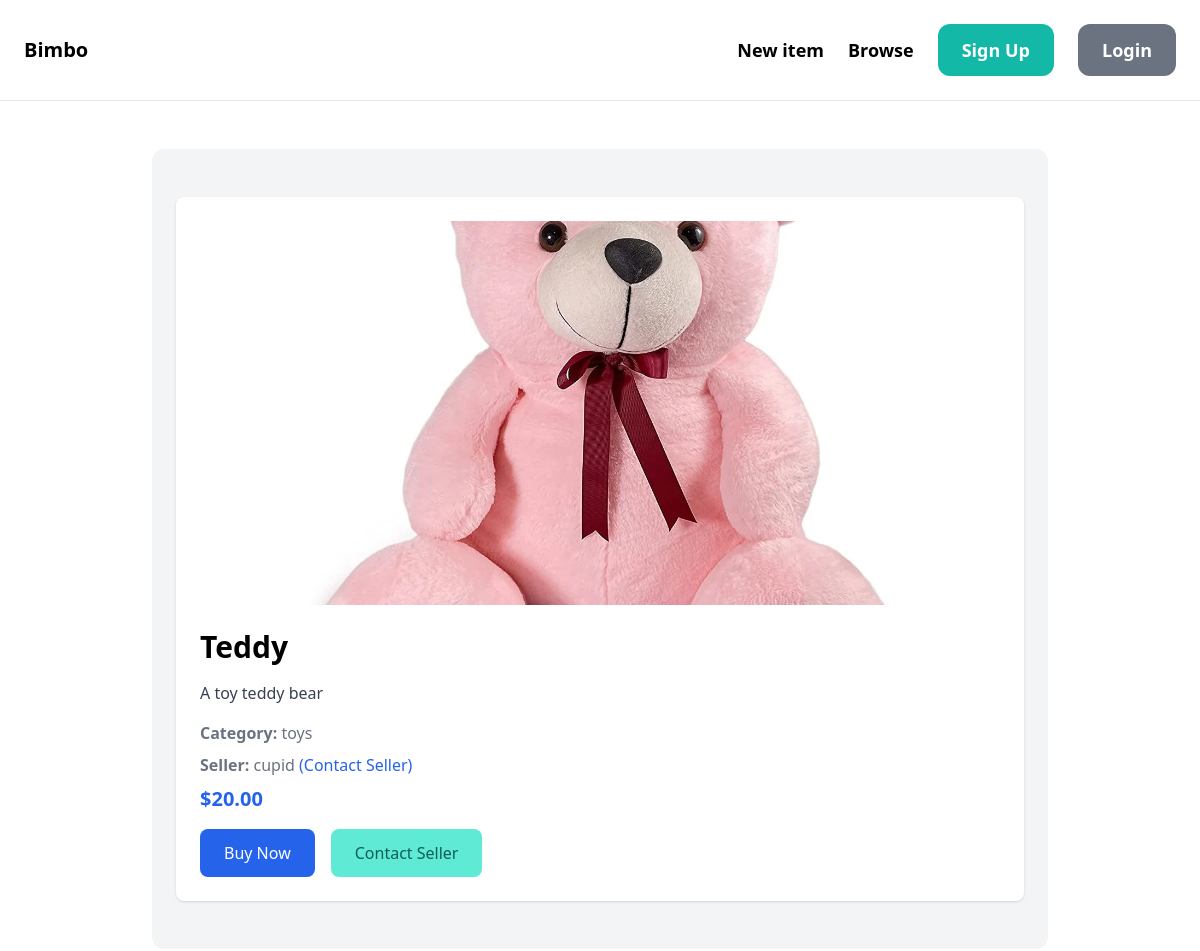
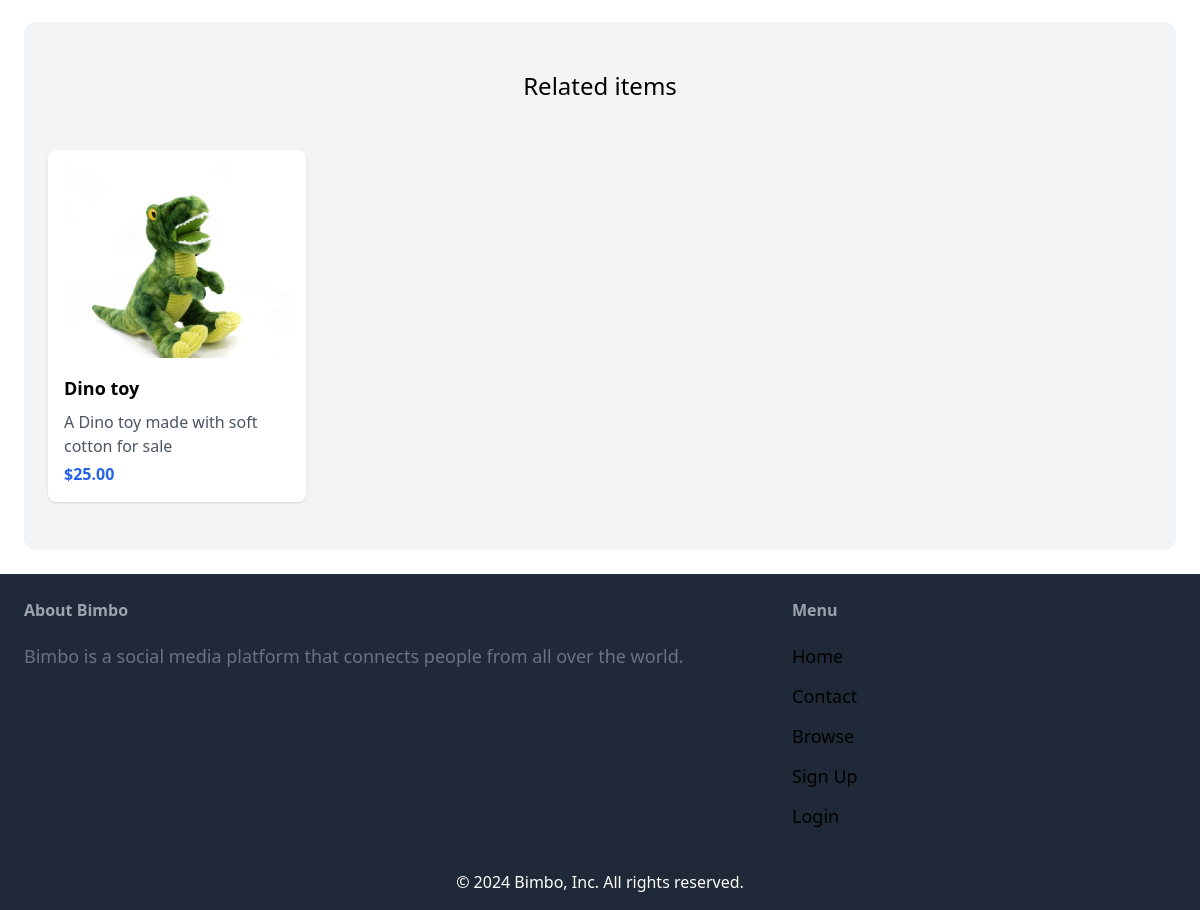
The page /item/item/11/ on the database its author committed (2 pictures, top to bottom).
### item/models.py (models this page shows, shortened)
class Item(models.Model):
    name = models.CharField(max_length=200)
    description = models.TextField(blank=True, null=True)
    price = models.DecimalField(max_digits=10, decimal_places=2)
    created_by = models.ForeignKey(User, related_name='items', on_delete=models.CASCADE, null=True, blank=True)
    created_at = models.DateTimeField(auto_now_add=True)
    is_available = models.BooleanField(default=True)
    category = models.ForeignKey(Category, on_delete=models.CASCADE, related_name='items', default=4)
    image = models.ImageField(upload_to='item_images', blank=True, null=True)

class Category(models.Model):
    name = models.CharField(max_length=100)
    class Meta:
        ordering = ['name']
        verbose_name_plural = "Categories"

### item/views.py (the view)
# urls.py: path('<int:pk>/', views.detail, name='detail'),
def detail(request, pk):
    item = get_object_or_404(Item, pk=pk)
    related_items = Item.objects.filter(category=item.category).exclude(pk=item.pk)[:4]
    return render(request, 'item/detail.html', {'item': item, 'related_items': related_items})

### item/templates/item/detail.html (shortened to what this page needs)
{% extends 'base.html' %}
{% block content %}
    <div class="mt-6 px-6 py-12 bg-gray-100 rounded-xl max-w-4xl mx-auto">
        <div class="bg-white p-6 rounded-lg shadow">
            <div class="mb-6">
                <img src="{{ item.image.url }}" alt="{{ item.name }}" class="w-full h-96 object-cover rounded-md">
            </div>
            <h2 class="text-3xl font-bold mb-4">{{ item.name }}</h2>
            <p class="text-gray-700 mb-4">{{ item.description }}</p>
            <p class="text-gray-500 mb-2"><strong>Category:</strong> {{ item.category.name }}</p>
            {% if request.user == item.created_by %}
            <div class="mt-6 p-6 bg-gray-100 rounded-lg shadow">
                <p>This is your item.</p>
                <a href="{% url 'item:edit' item.pk %}" class="inline-block bg-teal-600 text-white px-6 py-3 rounded-lg hover:bg-teal-700 transition-colors duration-300">Edit</a>
                <a href="{% url 'item:delete' item.pk %}" class="inline-block bg-red-600 text-white px-6 py-3 rounded-lg hover:bg-red-700 transition-colors duration-300">Delete Item</a>
            </div>
            {% else %}
            <p class="text-gray-500 mb-2"><strong>Seller:</strong> {{ item.created_by.username }} <a href="{% url 'conversation:new' item.pk %}" class="text-blue-600 hover:underline">(Contact Seller)</a></p> {% endif %}
            <p class="text-blue-600 font-bold text-xl mb-4">${{ item.price }}</p>
            <a href="#" class="inline-block bg-blue-600 text-white px-6 py-3 rounded-lg hover:bg-blue-700 transition-colors duration-300">Buy Now</a><a href="{% url 'conversation:new' item.pk %}"  class="inline-block ml-4 bg-teal-300 text-teal-800 px-6 py-3 rounded-lg hover:bg-teal-400 transition-colors duration-300">Contact Seller</a>
        </div>
    </div>
        <div class="mt-6 px-6 py-12 bg-gray-100 rounded-xl">
        <h2 class="mb-12 text-2xl text-center">Related items</h2>
        <div class="grid grid-cols-1 sm:grid-cols-2 md:grid-cols-3 lg:grid-cols-4 gap-6">
            {% for item in related_items %}
                <div class="bg-white p-4 rounded-lg shadow hover:shadow-lg transition-shadow duration-300">
                    <a href="{% url 'item:detail' item.pk %}">
                        <div>{% if item.image %}<img src="{{ item.image.url }}" alt="{{ item.name }}" class="w-full h-48 object-cover rounded-md mb-4">{% else %}<div class="w-full h-48 bg-gray-200 rounded-md mb-4"><img src="{{ item_images.default.png }}" alt="Placeholder" class="w-full h-48 object-cover rounded-md mb-4"></div>{% endif %}</div>
                        <h3 class="text-lg font-semibold mb-2">{{ item.name }}</h3>
                        <p class="text-gray-600 mb-1">{{ item.description|truncatewords:15 }}</p>
                        <p class="text-blue-600 font-bold">${{ item.price }}</p>
                    </a>
                </div>
            {% endfor %}
        </div>
    </div>
{% endblock %}

### rows shown on the page
Item: image (picture), name "Teddy", description "A toy teddy bear", category.name "toys", created_by.username "cupid", price "20.00"
Item: image (picture), name "Dino toy", description "A Dino toy made with soft cotton for sale", price "25.00"
